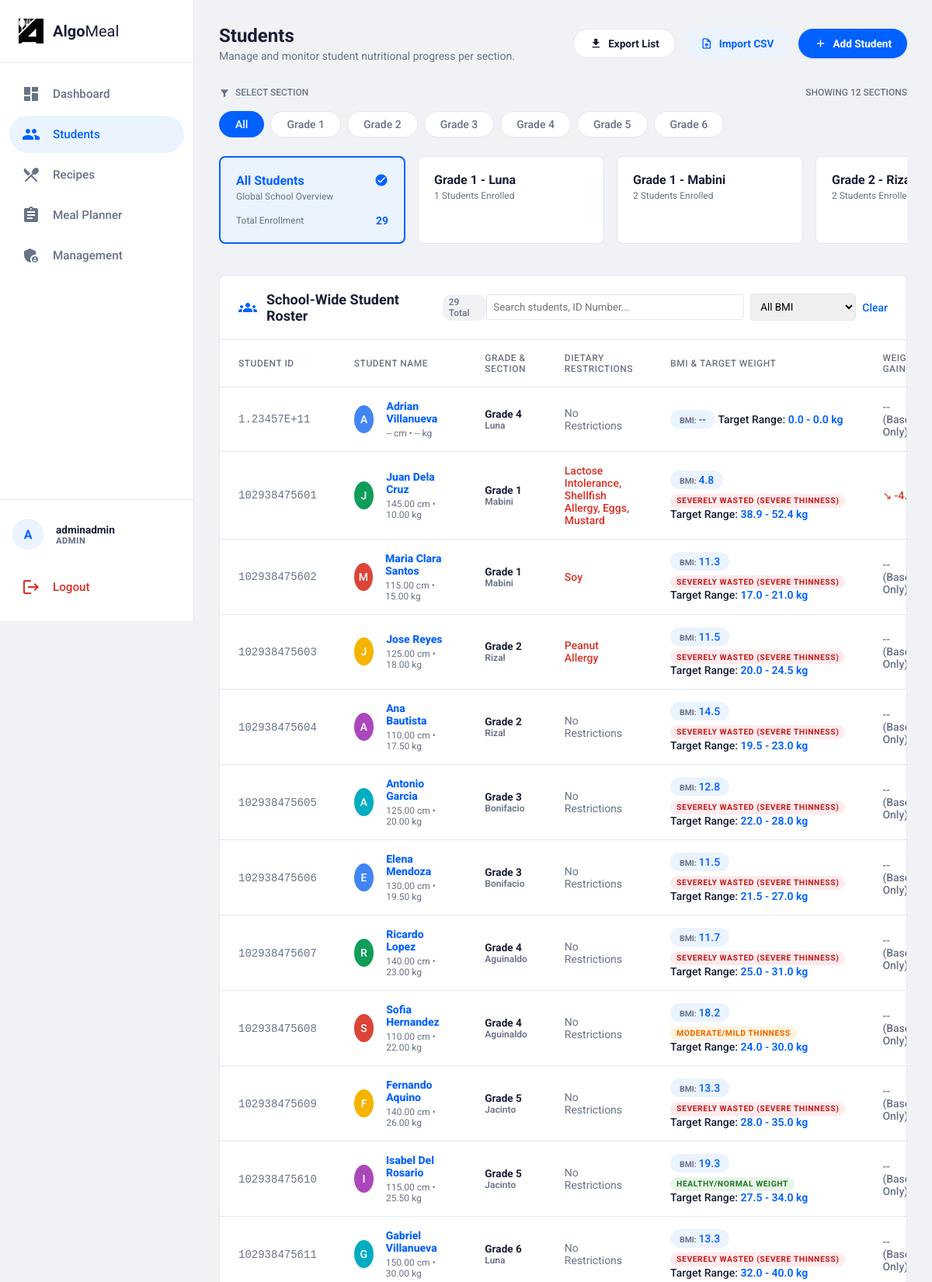
Page /pages/students/students.php (signed in, upper part) on the committed database.
### tables this page shows
CREATE TABLE `student` (
  `student_id` varchar(20) NOT NULL,
  `last_name` varchar(50) NOT NULL,
  `first_name` varchar(50) NOT NULL,
  `sex` enum('Male','Female') NOT NULL,
  `birth_date` date NOT NULL,
  `grade_level` varchar(10) NOT NULL,
  `section` varchar(50) NOT NULL,
  `min_target_weight` decimal(5,2) DEFAULT 0.00,
  `max_target_weight` decimal(5,2) DEFAULT 0.00,
  `is_4ps_beneficiary` tinyint(1) DEFAULT 0,
  `deworming_status` tinyint(1) DEFAULT 0,
  `parent_milk_consent` tinyint(1) DEFAULT 0,
  `participation_consent` tinyint(1) DEFAULT 0,
  PRIMARY KEY (`student_id`)
);

### pages/students/students.php (the view, shortened to what the rows shown need)
<?php
require_once '../../includes/header.php';
require_once '../../db.php';
require_once '../../includes/topbar.php';
?>
<?php
$active_section = $_GET['section'] ?? 'All';
$students = [];
if ($active_section != '') {
    $sql = "
        SELECT
            s.student_id,
            s.first_name,
            s.last_name,
            s.sex,
            s.birth_date,
            s.grade_level,
            s.section,
            s.is_4ps_beneficiary,
            s.deworming_status,
            s.parent_milk_consent,
            s.participation_consent,
            s.min_target_weight,
            s.max_target_weight,
            (SELECT height FROM nutritional_record WHERE student_id = s.student_id ORDER BY assessment_date DESC, record_id DESC LIMIT 1) as current_height,
            (SELECT weight FROM nutritional_record WHERE student_id = s.student_id ORDER BY assessment_date DESC, record_id DESC LIMIT 1) as current_weight,
            (SELECT weight FROM nutritional_record WHERE student_id = s.student_id ORDER BY assessment_date ASC, record_id ASC LIMIT 1) as baseline_weight,
            (SELECT COUNT(*) FROM nutritional_record WHERE student_id = s.student_id) as record_count,
            GROUP_CONCAT(dr.restriction_name SEPARATOR ', ') as allergens,
            GROUP_CONCAT(sam.restriction_id SEPARATOR ',') as allergen_ids
        FROM student s
        LEFT JOIN student_allergy_map sam ON s.student_id = sam.student_id
        LEFT JOIN dietary_restrictions dr ON sam.restriction_id = dr.restriction_id
        " . ($active_section === 'All' ? "" : "WHERE s.section = ?") . "
        GROUP BY s.student_id
    ";
    $stmt = $conn->prepare($sql);
    $stmt->execute();
    $result = $stmt->get_result();
    while ($row = $result->fetch_assoc()) {
        $students[] = $row;
    }
}
require_once '../../includes/bmi_helper.php';
?>
<div class="content">
    <div class="page-header">
        <div>
            <h2>Students</h2>
        </div>
    </div>
    <div class="data-card">
        <div class="table-container">
            <table>
                <thead>
                    <tr>
                        <th>Student ID</th>
                        <th>Student Name</th>
                        <th>Grade & Section</th>
                        <th>Dietary Restrictions</th>
                        <th>BMI & Target Weight</th>
                        <th>Weight Gain</th>
                    </tr>
                </thead>
                <tbody>
                    <?php if (empty($students)): ?>
                        <tr>
                            <td colspan="7" style="text-align: center; color: var(--text-muted); padding: 2rem;">No students
                                found in this section.</td>
                        </tr>
                    <?php else: ?>
                        <?php
                        $colors = ['#4285F4', '#0F9D58', '#DB4437', '#F4B400', '#AB47BC', '#00ACC1'];
                        ?>
                        <?php foreach ($students as $index => $st): ?>
                            <?php
                            $calculated_bmi = null;
                            if ($st['current_height'] > 0 && $st['current_weight'] > 0) {
                                $height_m = $st['current_height'] / 100;
                                $calculated_bmi = $st['current_weight'] / ($height_m * $height_m);
                            }
                            if ($st['record_count'] <= 1) {
                                $diffStr = '-- (Baseline Only)';
                                $diffClass = 'gain-stable';
                            } else {
                                $diff = $st['current_weight'] - $st['baseline_weight'];
                                $diffStr = '- Stable';
                                $diffClass = 'gain-stable';
                                if ($diff > 0) {
                                    $diffStr = '↗ +' . number_format($diff, 1) . ' kg';
                                    $diffClass = 'gain-up';
                                } else if ($diff < 0) {
                                    $diffStr = '↘ ' . number_format($diff, 1) . ' kg';
                                    $diffClass = 'gain-down';
                                }
                            }
                            $bmiData = categorizeBMI($calculated_bmi);
                            $allergens = $st['allergens'] ? $st['allergens'] : 'No Restrictions';
                            $isAllergic = $st['allergens'] != '';
                            $color = $colors[$index % count($colors)];
                            ?>
                            <tr class="student-row" data-lrn="<?php echo htmlspecialchars($st['student_id']); ?>"
                                data-name="<?php echo htmlspecialchars(strtolower($st['first_name'] . ' ' . $st['last_name'])); ?>"
                                data-allergies="<?php echo htmlspecialchars(strtolower($allergens)); ?>"
                                data-bmi="<?php echo htmlspecialchars($bmiData['label']); ?>">
                                <td>
                                    <span
                                        style="font-size: 0.875rem; color: var(--text-muted); font-weight: 500; font-family: monospace;">
                                        <?php echo htmlspecialchars($st['student_id']); ?>
                                    </span>
                                </td>
                                <td>
                                    <div class="student-cell">
                                        <div class="avatar" style="background-color: <?php echo $color; ?>;">
                                            <?php echo strtoupper(substr($st['first_name'], 0, 1)); ?>
                                        </div>
                                        <div class="student-info">
                                            <a href="student_profile.php?id=<?php echo urlencode($st['student_id']); ?>"
                                                class="student-name-link"
                                                style="text-decoration: none; color: var(--primary); font-weight: 800; display: inline-block;">
                                                <?php echo htmlspecialchars($st['first_name'] . ' ' . $st['last_name']); ?>
                                            </a>
                                            <div style="font-size: 0.75rem; color: var(--text-muted); margin-top: 0.1rem;">
                                                <?php echo $st['current_height'] ?: '--'; ?> cm •
                                                <?php echo $st['current_weight'] ?: '--'; ?> kg
                                            </div>
                                        </div>
                                    </div>
                                </td>
                                <td>
                                    <div style="font-size: 0.85rem; font-weight: 700; color: var(--text-main);">
                                        <?php echo htmlspecialchars($st['grade_level'] ?: 'Unassigned'); ?></div>
                                    <div style="font-size: 0.75rem; color: var(--text-muted); font-weight: 600;">
                                        <?php echo htmlspecialchars($st['section'] ?: '--'); ?></div>
                                </td>
                                <td>
                                    <span
                                        style="font-size: 0.875rem; <?php echo $isAllergic ? 'color: #d93025; font-weight: 500;' : 'color: var(--text-muted);'; ?>">
                                        <?php echo htmlspecialchars($allergens); ?>
                                    </span>
                                </td>
                                <td>
                                    <span class="bmi-value"><small
                                            style="font-weight:700; color:var(--text-muted); font-size: 0.65rem; text-transform:uppercase;">BMI:
                                        </small><?php echo $calculated_bmi ? number_format($calculated_bmi, 1) : '--'; ?></span>
                                    <?php if ($calculated_bmi): ?>
                                        <span class="<?php echo $bmiData['class']; ?>"
                                            style="font-size:0.65rem; padding: 0.15rem 0.5rem; margin-top:0.35rem; display:block; text-align:center; width: max-content; <?php echo $bmiData['style']; ?>"><?php echo $bmiData['label']; ?></span>
                                    <?php endif; ?>
                                    <span style="font-weight: 500;">Target Range:</span>
                                    <span
                                        style="color: var(--primary); font-weight: 600;"><?php echo number_format($st['min_target_weight'], 1); ?>
                                        - <?php echo number_format($st['max_target_weight'], 1); ?> kg</span>
                                </td>
                                <td>
                                    <span class="weight-gain <?php echo $diffClass; ?>"><?php echo $diffStr; ?></span>
                                </td>
                            </tr>
                        <?php endforeach; ?>
                    <?php endif; ?>
                </tbody>
            </table>
        </div>
    </div>
</div>
<?php require_once '../../includes/footer.php'; ?>

### rows in the picture
student: student_id "1.23457E+11", first_name "A", first_name+last_name "Adrian Villanueva", current_height "--", current_weight "--", grade_level "Grade 4", section "Luna", allergens "No Restrictions", min_target_weight "0.0", max_target_weight "0.0", diffStr "--…"
student: student_id "102938475601", first_name "J", first_name+last_name "Juan Dela Cruz", current_height "145.00", current_weight "10.00", grade_level "Grade 1", section "Mabini", allergens "Lactose Intolerance, Shellfish Allergy, Eggs, Mustard", calculated_bmi "4.8", label "SEVERELY WASTED (SEVERE THINNESS)", min_target_weight "38.9", max_target_weight "52.4", diffStr "↘…"
student: student_id "102938475602", first_name "M", first_name+last_name "Maria Clara Santos", current_height "115.00", current_weight "15.00", grade_level "Grade 1", section "Mabini", allergens "Soy", calculated_bmi "11.3", label "SEVERELY WASTED (SEVERE THINNESS)", min_target_weight "17.0", max_target_weight "21.0", diffStr "--…"
student: student_id "102938475603", first_name "J", first_name+last_name "Jose Reyes", current_height "125.00", current_weight "18.00", grade_level "Grade 2", section "Rizal", allergens "Peanut Allergy", calculated_bmi "11.5", label "SEVERELY WASTED (SEVERE THINNESS)", min_target_weight "20.0", max_target_weight "24.5", diffStr "--…"
student: student_id "102938475604", first_name "A", first_name+last_name "Ana Bautista", current_height "110.00", current_weight "17.50", grade_level "Grade 2", section "Rizal", allergens "No Restrictions", calculated_bmi "14.5", label "SEVERELY WASTED (SEVERE THINNESS)", min_target_weight "19.5", max_target_weight "23.0", diffStr "--…"
student: student_id "102938475605", first_name "A", first_name+last_name "Antonio Garcia", current_height "125.00", current_weight "20.00", grade_level "Grade 3", section "Bonifacio", allergens "No Restrictions", calculated_bmi "12.8", label "SEVERELY WASTED (SEVERE THINNESS)", min_target_weight "22.0", max_target_weight "28.0", diffStr "--…"
student: student_id "102938475606", first_name "E", first_name+last_name "Elena Mendoza", current_height "130.00", current_weight "19.50", grade_level "Grade 3", section "Bonifacio", allergens "No Restrictions", calculated_bmi "11.5", label "SEVERELY WASTED (SEVERE THINNESS)", min_target_weight "21.5", max_target_weight "27.0", diffStr "--…"
student: student_id "102938475607", first_name "R", first_name+last_name "Ricardo Lopez", current_height "140.00", current_weight "23.00", grade_level "Grade 4", section "Aguinaldo", allergens "No Restrictions", calculated_bmi "11.7", label "SEVERELY WASTED (SEVERE THINNESS)", min_target_weight "25.0", max_target_weight "31.0", diffStr "--…"
student: student_id "102938475608", first_name "S", first_name+last_name "Sofia Hernandez", current_height "110.00", current_weight "22.00", grade_level "Grade 4", section "Aguinaldo", allergens "No Restrictions", calculated_bmi "18.2", label "MODERATE/MILD THINNESS", min_target_weight "24.0", max_target_weight "30.0", diffStr "--…"
student: student_id "102938475609", first_name "F", first_name+last_name "Fernando Aquino", current_height "140.00", current_weight "26.00", grade_level "Grade 5", section "Jacinto", allergens "No Restrictions", calculated_bmi "13.3", label "SEVERELY WASTED (SEVERE THINNESS)", min_target_weight "28.0", max_target_weight "35.0", diffStr "--…"
student: student_id "102938475610", first_name "I", first_name+last_name "Isabel Del Rosario", current_height "115.00", current_weight "25.50", grade_level "Grade 5", section "Jacinto", allergens "No Restrictions", calculated_bmi "19.3", label "HEALTHY/NORMAL WEIGHT", min_target_weight "27.5", max_target_weight "34.0", diffStr "--…"
student: student_id "102938475611", first_name "G", first_name+last_name "Gabriel Villanueva", current_height "150.00", current_weight "30.00", grade_level "Grade 6", section "Luna", allergens "No Restrictions", calculated_bmi "13.3", label "SEVERELY WASTED (SEVERE THINNESS)", min_target_weight "32.0", max_target_weight "40.0", diffStr "--…"

### other values in the picture
substr($username, 0, 1) "A"
$username "adminadmin"
$role "ADMIN"
count($sections) "12"
$g "Grade 1"
$g "Grade 2"
$g "Grade 3"
$g "Grade 4"
$g "Grade 5"
$g "Grade 6"
$total_students_enrolled "29"
$s['grade_level'] . ' - ' . $s['section'] "Grade 1 - Luna"
$s['enrolled'] "1"
$s['grade_level'] . ' - ' . $s['section'] "Grade 1 - Mabini"
$s['enrolled'] "2"
